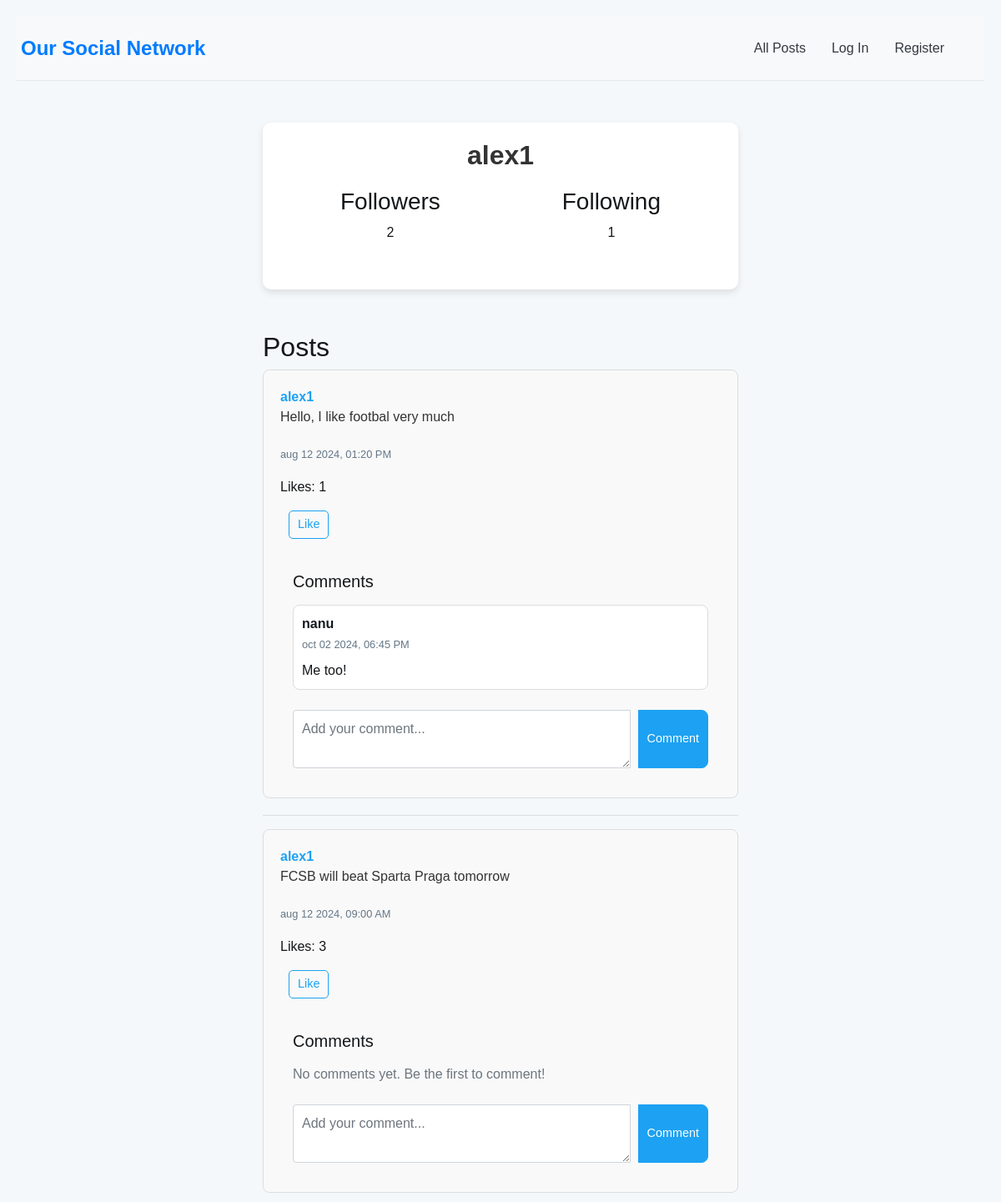
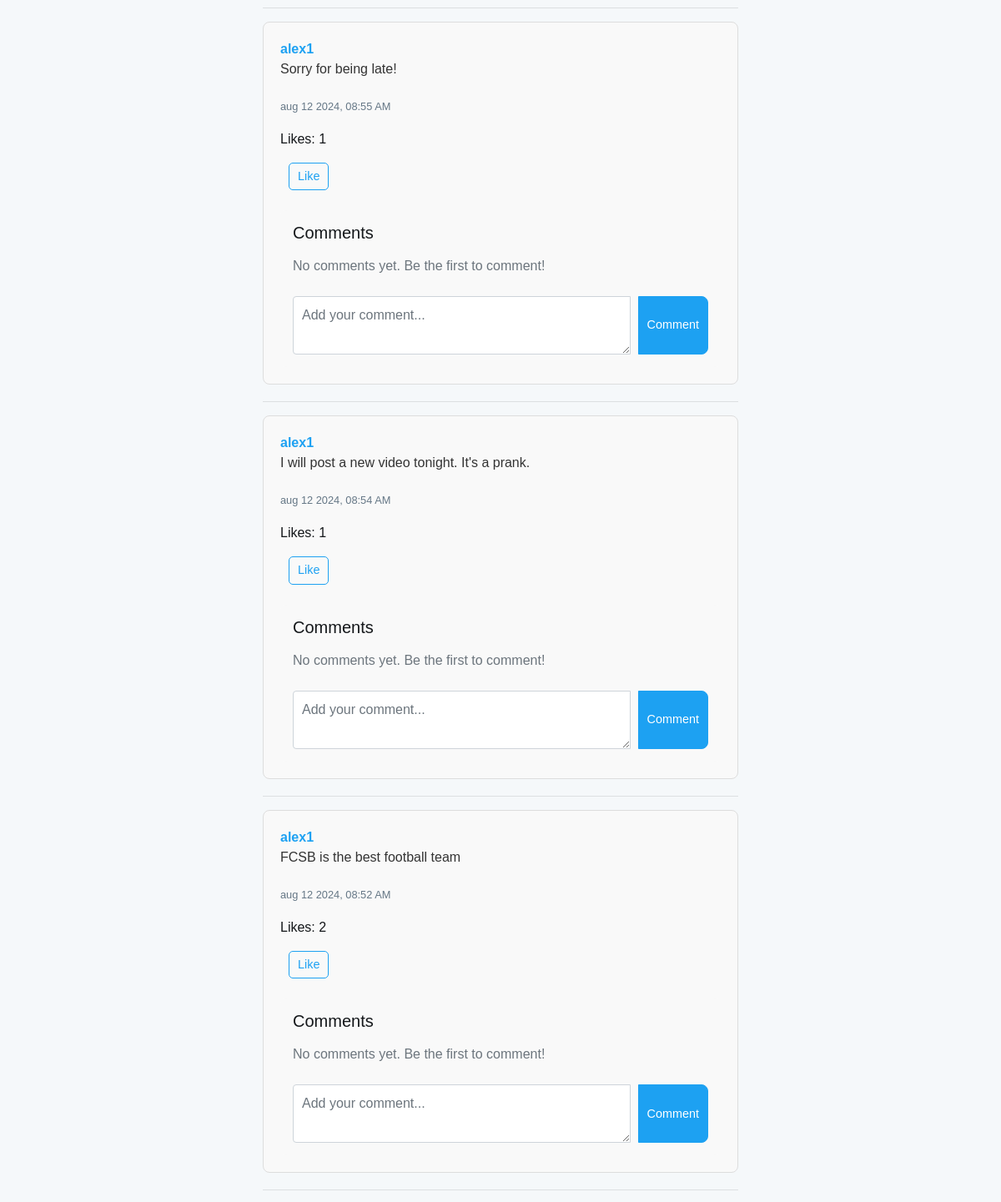
The app's page /profile/alex1 (upper part), older data (2 pictures, top to bottom).
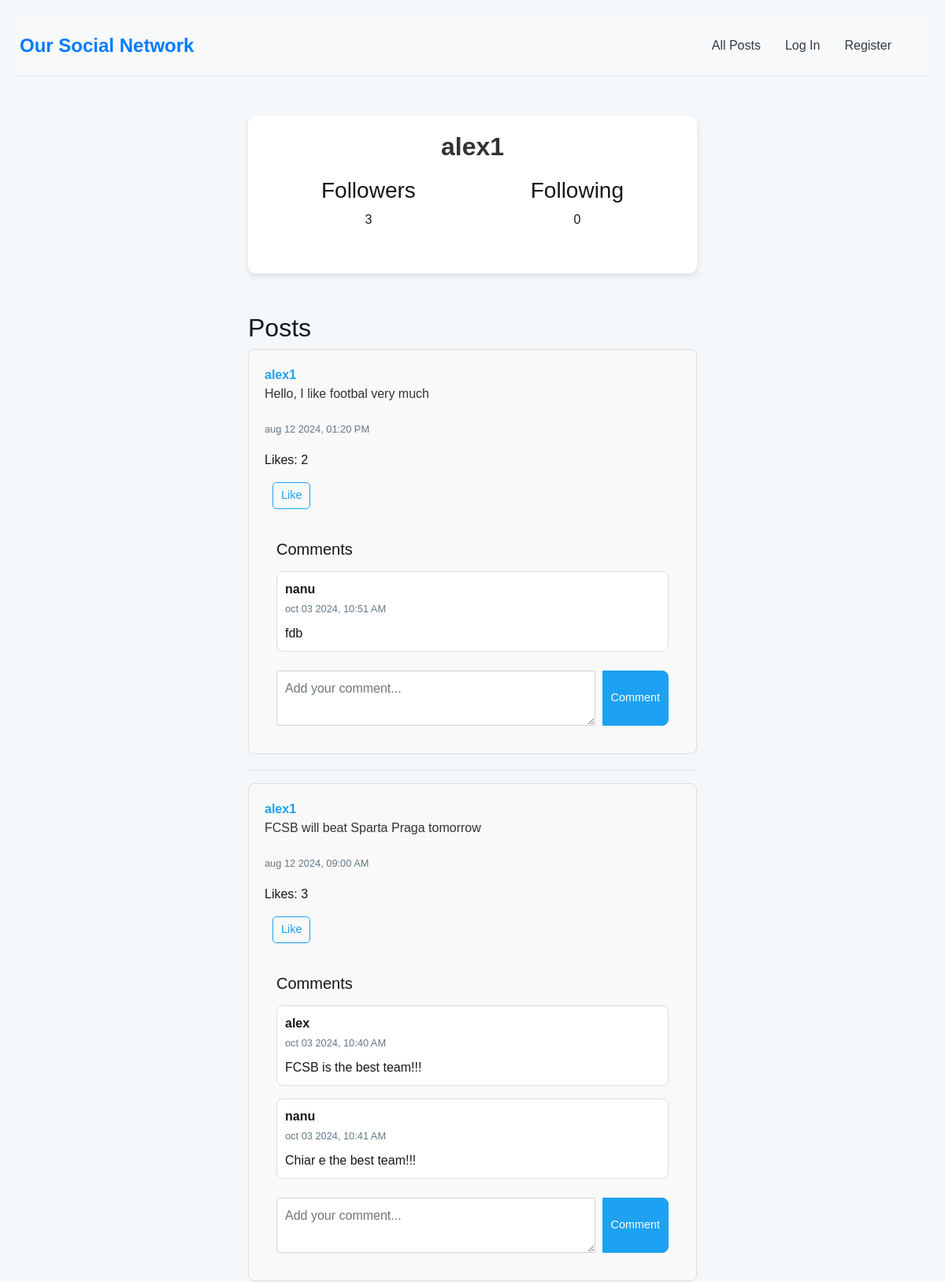
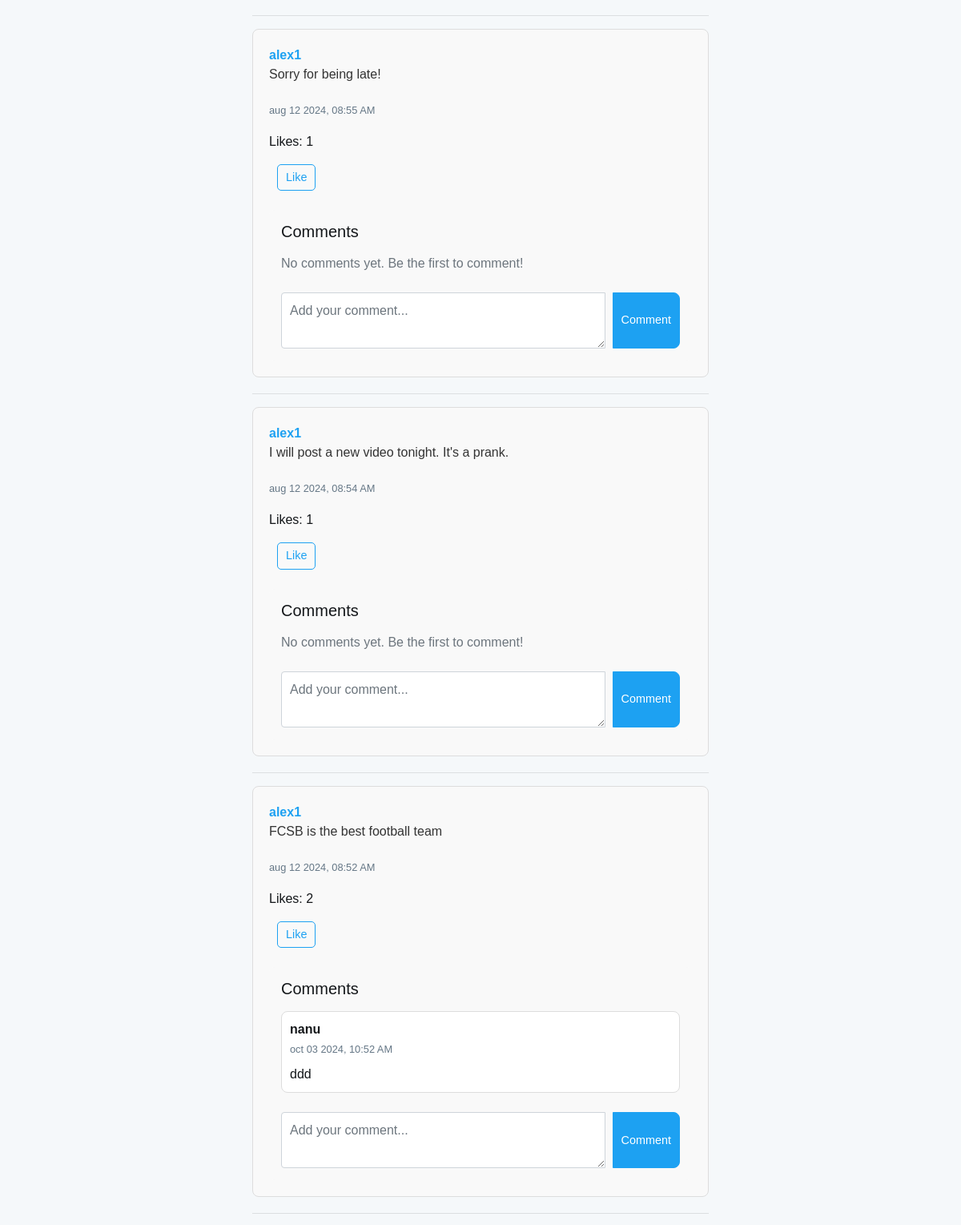
The same page, newer data (2 pictures, top to bottom).
### network/models.py (models this page shows, shortened)
class User(AbstractUser):
    followers = models.ManyToManyField("self", blank=True, symmetrical=False, related_name="following")

class Post(models.Model):
    user = models.ForeignKey(User, on_delete=models.CASCADE, related_name="posts")
    content = models.TextField(blank=True)
    timestamp = models.DateTimeField(auto_now_add=True)
    likes = models.ManyToManyField(User, related_name="liked_posts")

class Comment(models.Model):
    post = models.ForeignKey(Post, on_delete=models.CASCADE, related_name="post_comments")
    user = models.ForeignKey(User, on_delete=models.CASCADE, related_name="user_comments")
    content = models.TextField()
    timestamp = models.DateTimeField(auto_now_add=True)

### network/views.py (the view)
# urls.py: path("profile/<str:username>", views.profile, name="profile"),
def profile(request, username):
    profile_user = User.objects.get(username=username)
    posts = Post.objects.filter(user=profile_user).order_by('-timestamp')
    paginator = Paginator(posts, 10)
    page_number = request.GET.get('page')
    page_obj = paginator.get_page(page_number)
    return render(request, 'network/profile.html', {
        "profile_user": profile_user,
        'page_obj': page_obj,
        "actual_user": request.user
    })

### network/templates/network/profile.html (shortened to what this page needs)
{% extends "network/layout.html" %}
{% block body %}
    <div class="profile-container">
        <div class="profile-header">
            <h2 class="profile-username">{{ profile_user.username }}</h2>
            <div class="profile-stats">
                <div class="profile-stat">
                    <h3>Followers</h3>
                    <p>{{ profile_user.followers.count }}</p>
                </div>
                <div class="profile-stat">
                    <h3>Following</h3>
                    <p>{{ profile_user.following.count }}</p>
                </div>
            </div>
        </div>
    </div>
    <h2>Posts</h2>
    {% for post in page_obj %}
        <div class="post" id="post-{{ post.id }}">
            <a href="{% url 'profile' post.user.username %}">{{ post.user }}</a>
            <p class="post-content">{{ post.content }}</p>
            <p><small>{{ post.timestamp|date:"b d Y, h:i A" }}</small></p>
            <p class="likes-count">Likes: {{ post.likes.count }}</p>
            {% if request.user in post.likes.all %}
                <button class="btn btn-sm btn-outline-primary like-btn" data-post-id="{{ post.id }}">Dislike</button>
            {% else %}
                <button class="btn btn-sm btn-outline-primary like-btn" data-post-id="{{ post.id }}">Like</button>
            {% endif %}
            <div class="comments-section mt-4">
                <h5 class="mb-3">Comments</h5>
                <div class="comments-list">
                    {% for comment in post.post_comments.all %}
                        <div class="card mb-3" id="comment-{{ comment.id }}">
                            <div class="card-body">
                                <div class="d-flex justify-content-between">
                                    <div>
                                        <strong>{{ comment.user.username }}</strong> <br>
                                        <small>{{ comment.timestamp|date:"b d Y, h:i A" }}</small>
                                    </div>
                                </div>
                                <p class="mt-2 mb-0">{{ comment.content }}</p>
                            </div>
                        </div>
                    {% empty %}
                        <p class="text-muted">No comments yet. Be the first to comment!</p>
                    {% endfor %}
                </div>
                <form id="comment-form" method="POST" action="{% url 'add_comment' post.id %}" class="mt-4">
                    <div class="input-group">
                        <textarea class="form-control" name="content" placeholder="Add your comment..." rows="2" required></textarea>
                        <div class="input-group-append">
                            <button class="btn btn-primary" type="submit">Comment</button>
                        </div>
                    </div>
                </form>
            </div>
        </div>
        <hr>
    {% endfor %}
{% endblock %}

### network/templates/network/layout.html (shortened to what this page needs)
{% load static %}
<!DOCTYPE html>
<html lang="en">
    <head>
        <link rel="stylesheet" href="https://stackpath.bootstrapcdn.com/bootstrap/4.4.1/css/bootstrap.min.css">
        <link href="{% static 'network/styles.css' %}" rel="stylesheet">
        <link rel="stylesheet" href="https://cdnjs.cloudflare.com/ajax/libs/font-awesome/5.15.4/css/all.min.css">
    </head>
    <body>
        <div class="main-content">
          <nav class="navbar navbar-expand-lg navbar-light bg-light">
            <div class="container">
                <a class="navbar-brand font-weight-bold text-primary" href="{% url 'index' %}" style="margin-left: -20px;">
                    Our Social Network
                </a>
                <div class="collapse navbar-collapse justify-content-end">
                    <ul class="navbar-nav">
                        <li class="nav-item">
                            <a class="nav-link text-dark" href="{% url 'index' %}">All Posts</a>
                        </li>
                        {% if user.is_authenticated %}
                            <li class="nav-item">
                                <a class="nav-link text-dark" href="{% url 'following' %}">Following</a>
                            </li>
                            <li class="nav-item">
                                <a class="nav-link text-dark" href="{% url 'new_post' %}">New Post</a>
                            </li>
                            <li class="nav-item">
                                <a class="nav-link text-danger" href="{% url 'logout' %}">Log Out</a>
                            </li>
                        {% else %}
                            <li class="nav-item">
                                <a class="nav-link text-dark" href="{% url 'login' %}">Log In</a>
                            </li>
                            <li class="nav-item">
                                <a class="nav-link text-dark" href="{% url 'register' %}">Register</a>
                            </li>
                        {% endif %}
                    </ul>
                </div>
            </div>
        </nav>
            <div class="body">
                {% block body %}
                {% endblock %}
            </div>
        </div>
    </body>
</html>

### network/static/network/styles.css (style rules this page uses)
body { font-family: 'Arial', sans-serif; background-color: #f5f8fa; color: #14171a; margin: 0; padding: 0; }
html, body { height: 100%; margin: 0; display: flex; flex-direction: column; }
.main-content { flex: 1; padding: 20px; }
.navbar { background-color: #f8f9fa !important; padding: 15px 0; border-bottom: 1px solid #e1e8ed; }
.navbar-brand { font-size: 1.5rem; font-weight: bold; color: #007bff !important; margin-left: -10px; }
.nav-item { margin-right: 15px; }
.nav-link { font-size: 1rem; color: #343a40 !important; }
.body { max-width: 600px; margin: 20px auto; padding: 0 15px; }
.post { background-color: #ffffff; border: 1px solid #e1e8ed; border-radius: 8px; padding: 15px; margin-bottom: 15px; }
.post a { color: #1da1f2; font-weight: bold; text-decoration: none; }
.post p { font-size: 1rem; line-height: 1.5; }
.post small { color: #657786; }
.btn-primary { background-color: #1da1f2; border-color: #1da1f2; }
a { color: #1da1f2; }
.post { padding: 20px; margin-bottom: 20px; background-color: #f9f9f9; border: 1px solid #ddd; border-radius: 8px; position: relative; }
.post-content { font-size: 1.1em; margin-bottom: 20px; color: #333; }
.btn { margin-left: 10px; padding: 5px 10px; font-size: 0.9em; border-radius: 5px; cursor: pointer; }
.btn-outline-primary { border-color: #1da1f2; color: #1da1f2; }
.form-control { width: 300px; padding: 10px; }
.profile-container { max-width: 600px; margin: 50px auto; padding: 20px; background-color: #fff; border-radius: 10px; box-shadow: 0 4px 8px rgba(0, 0, 0, 0.1); }
.profile-header { display: flex; flex-direction: column; align-items: center; text-align: center; }
.profile-username { font-size: 2em; font-weight: bold; margin-bottom: 20px; color: #333; }
.profile-stats { display: flex; justify-content: space-around; width: 100%; margin-bottom: 20px; }
.like-btn { margin-right: 18rem; }
.comments-section { background-color: #f9f9f9; padding: 15px; border-radius: 8px; }
.card { background-color: #fff; border: 1px solid #ddd; border-radius: 8px; }
.card-body { padding: 10px; }
textarea { border-radius: 8px; }
#comment-form button { border-radius: 0 8px 8px 0; }

Row changes from the older to the newer data that the page shows:
removed Comment: user.username "nanu", timestamp "oct 02 2024, 06:45 PM", content "Me too!", shown under Post "Hello, I like footbal very much"
changed User "alex1": followers.count "2" → "3"; following.count "1" → "0"
computed for Post "Hello, I like footbal very much": likes.count "1" → "2"
added Comment: user.username "nanu", timestamp "oct 03 2024, 10:51 AM", content "fdb", shown under Post "Hello, I like footbal very much"
shown differently, row unchanged: Post "FCSB will beat Sparta Praga tomorrow": no longer shows "No comments yet. Be the first to comment!"
added Comment: user.username "alex", timestamp "oct 03 2024, 10:40 AM", content "FCSB is the best team!!!", shown under Post "FCSB will beat Sparta Praga tomorrow"
added Comment: user.username "nanu", timestamp "oct 03 2024, 10:41 AM", content "Chiar e the best team!!!", shown under Post "FCSB will beat Sparta Praga tomorrow"
shown differently, row unchanged: Post "FCSB is the best football team": no longer shows "No comments yet. Be the first to comment!"
added Comment: user.username "nanu", timestamp "oct 03 2024, 10:52 AM", content "ddd", shown under Post "FCSB is the best football team"
